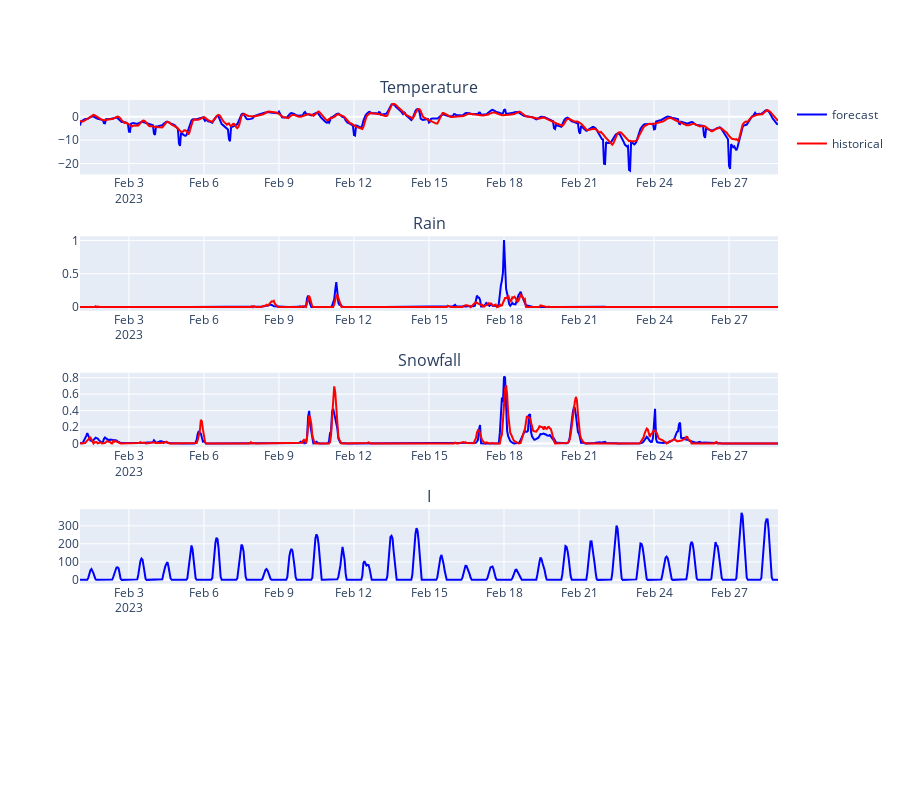

Here is the notebook cell this chart was saved with:
### Code cell
viz_weather_for_month(df_insp_p, 2023, 2)

### Figure 1 — Plotly figure (JSON) as saved in the notebook; plotly's stock layout.template omitted (floating-point values rounded to 4 significant figures; data arrays with more than 128 entries replaced by an {"elided": "..."} marker saying what was removed)
{"data": [{"legendgroup": "1", "marker": {"color": "blue"}, "name": "forecast", "type": "scatter", "x": {"elided": "671 str values"}, "xaxis": "x", "y": {"elided": "671 float values"}, "yaxis": "y"}, {"legendgroup": "2", "marker": {"color": "red"}, "name": "historical", "type": "scatter", "x": {"elided": "671 str values"}, "xaxis": "x", "y": {"elided": "671 float values"}, "yaxis": "y"}, {"legendgroup": "1", "marker": {"color": "blue"}, "name": "forecast", "showlegend": false, "type": "scatter", "x": {"elided": "671 str values"}, "xaxis": "x2", "y": {"elided": "671 float values"}, "yaxis": "y2"}, {"legendgroup": "2", "marker": {"color": "red"}, "name": "historical", "showlegend": false, "type": "scatter", "x": {"elided": "671 str values"}, "xaxis": "x2", "y": {"elided": "671 float values"}, "yaxis": "y2"}, {"legendgroup": "1", "marker": {"color": "blue"}, "name": "forecast", "showlegend": false, "type": "scatter", "x": {"elided": "671 str values"}, "xaxis": "x3", "y": {"elided": "671 float values"}, "yaxis": "y3"}, {"legendgroup": "2", "marker": {"color": "red"}, "name": "historical", "showlegend": false, "type": "scatter", "x": {"elided": "671 str values"}, "xaxis": "x3", "y": {"elided": "671 float values"}, "yaxis": "y3"}, {"legendgroup": "1", "marker": {"color": "blue"}, "name": "forecast", "showlegend": false, "type": "scatter", "x": {"elided": "671 str values"}, "xaxis": "x4", "y": {"elided": "671 float values"}, "yaxis": "y4"}], "layout": {"annotations": [{"font": {"size": 16}, "showarrow": false, "text": "Temperature", "x": 0.5, "xanchor": "center", "xref": "paper", "y": 1, "yanchor": "bottom", "yref": "paper"}, {"font": {"size": 16}, "showarrow": false, "text": "Rain", "x": 0.5, "xanchor": "center", "xref": "paper", "y": 0.78, "yanchor": "bottom", "yref": "paper"}, {"font": {"size": 16}, "showarrow": false, "text": "Snowfall", "x": 0.5, "xanchor": "center", "xref": "paper", "y": 0.56, "yanchor": "bottom", "yref": "paper"}, {"font": {"size": 16}, "showarrow": false, "text": "I", "x": 0.5, "xanchor": "center", "xref": "paper", "y": 0.34, "yanchor": "bottom", "yref": "paper"}], "height": 800, "xaxis": {"anchor": "y", "domain": [0, 1]}, "xaxis2": {"anchor": "y2", "domain": [0, 1]}, "xaxis3": {"anchor": "y3", "domain": [0, 1]}, "xaxis4": {"anchor": "y4", "domain": [0, 1]}, "xaxis5": {"anchor": "y5", "domain": [0, 1]}, "yaxis": {"anchor": "x", "domain": [0.88, 1]}, "yaxis2": {"anchor": "x2", "domain": [0.66, 0.78]}, "yaxis3": {"anchor": "x3", "domain": [0.44, 0.56]}, "yaxis4": {"anchor": "x4", "domain": [0.22, 0.34]}, "yaxis5": {"anchor": "x5", "domain": [0, 0.12]}}}
